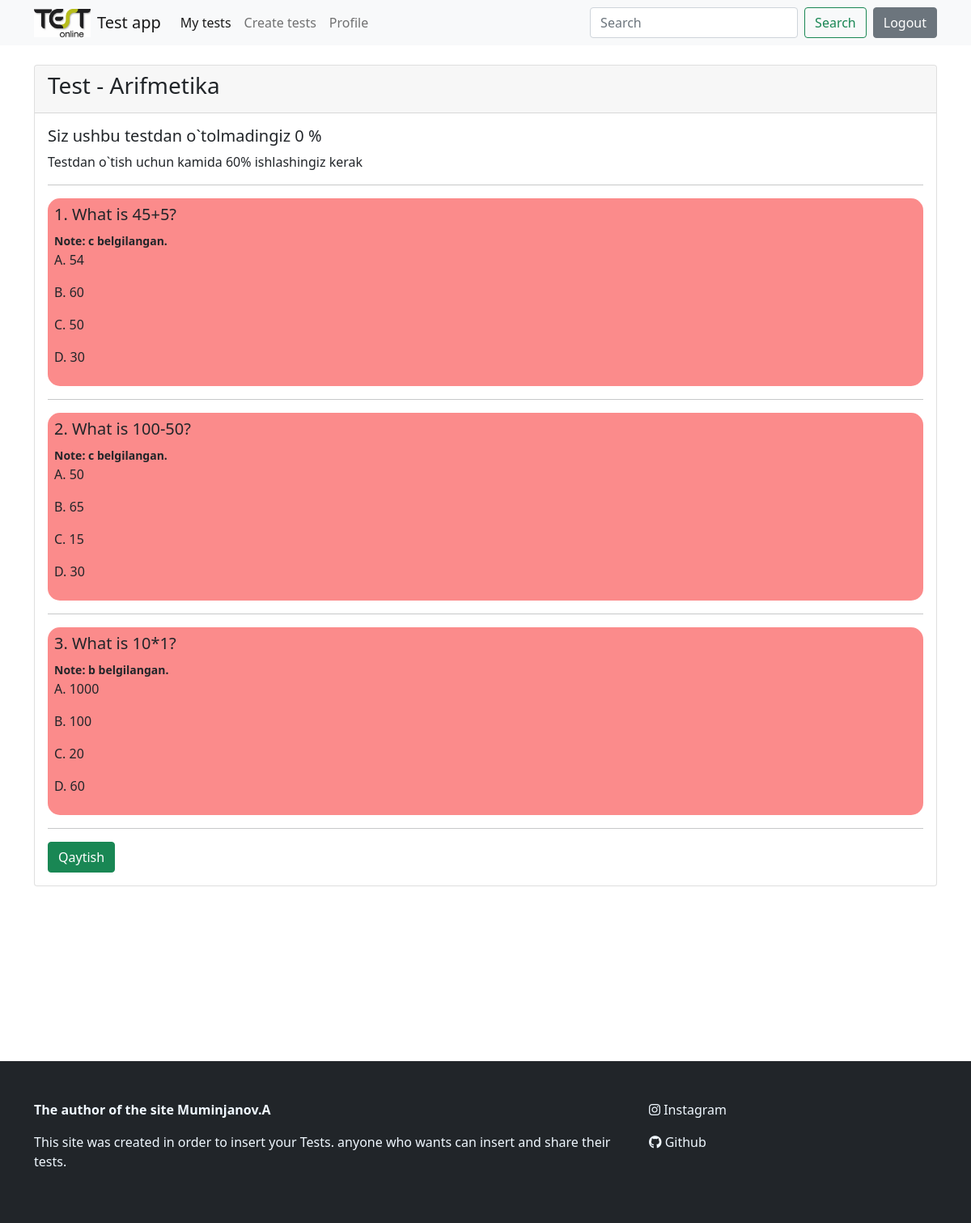
Page /check_test/7/ (signed in) on the committed database.
### main/models.py (models this page shows, shortened)
class CheckTest(models.Model):
    test = models.ForeignKey(Test, on_delete=models.CASCADE, related_name="checktests")
    student = models.ForeignKey(User, on_delete=models.CASCADE)
    data = models.DateTimeField(auto_now_add=True)
    true_answers = models.PositiveIntegerField(default=0)
    percentage = models.PositiveBigIntegerField(default=0)
    is_passed = models.BooleanField(default=False)

class Test(models.Model):
    author = models.ForeignKey(User, on_delete=models.CASCADE, verbose_name="avtor")
    category = models.ForeignKey(Category, on_delete=models.CASCADE, verbose_name="kategoriya")
    title = models.CharField(max_length=250, verbose_name="sarlavha")
    maximum_attemps = models.PositiveIntegerField(verbose_name="maxsimum harakatlar soni")
    pass_percentage = models.PositiveIntegerField(default=60)
    start_date = models.DateTimeField(default=timezone.now, verbose_name="boshlanish sanasi")
    end_data = models.DateTimeField(default=(timezone.now()+timezone.timedelta(days=2)), verbose_name="tugash sanasi")
    class Meta:
        verbose_name = "Test"
        verbose_name_plural = "Testlar"

class CheckQuestion(models.Model):
    checktest = models.ForeignKey(CheckTest, on_delete=models.CASCADE)
    question = models.ForeignKey(Question, on_delete=models.CASCADE)
    given_answer = models.CharField(max_length=2)
    true_answer = models.CharField(max_length=2)
    is_true = models.BooleanField(default=False)

class Question(models.Model):
    test = models.ForeignKey(Test, on_delete=models.CASCADE, related_name='questions')
    question = models.CharField(max_length=400, verbose_name="savol")
    answer_a = models.CharField(max_length=250, verbose_name="a javob")
    answer_b = models.CharField(max_length=250, verbose_name="b javob")
    answer_c = models.CharField(max_length=250, verbose_name="c javob")
    answer_d = models.CharField(max_length=250, verbose_name="d javob")
    true_answer = models.CharField(max_length=250, verbose_name="to`g`ri javob")
    class Meta:
        verbose_name = "Savol"
        verbose_name_plural = "Savollar"

### main/views.py (the view)
# urls.py: path("check_test/<int:checktest_id>/", check_test, name="check_test"),
def check_test(request, checktest_id):
    checktest = CheckTest.objects.get(id=checktest_id)
    checkquestions = CheckQuestion.objects.filter(checktest=checktest)
    if request.user == checktest.student:
        return render(request, "check_test.html", {"checktest":checktest, "checkquestions":checkquestions})
    else:
        raise Http404("Sahifa mavjud emas")

### templates/check_test.html (shortened to what this page needs)
{% extends 'base.html' %}
{% block content %}
    <div class="card mt-4">
        <div class="card-header">
            <h3> Test - {{checktest.test.title}}</h3>
        </div>
        <div class="card-body">
            {% if checktest.is_passed %}
                <h5>Siz testni muvaffaqiyatli yechdingiz</h5>
                    <p>Siz testni {{checktest.percentage}}  % ishladingiz </p>
            {% else %}
                <h5>Siz ushbu testdan o`tolmadingiz {{checktest.percentage}} %</h5>
                    <p>Testdan o`tish uchun kamida {{checktest.test.pass_percentage}}% ishlashingiz kerak </p>
            {% endif %}
            <hr>
            {% for q in checkquestions %}
              {% if q.is_true %}
              <h5> {{forloop.counter}}. {{q.question.question}}</h5>
              <small><strong>Note: {{q.given_answer}} belgilangan.</strong> </small>
              <p>A. {{q.question.answer_a}}</p>
              <p>B. {{q.question.answer_b}}</p>
              <p>C. {{q.question.answer_c}}</p>
              <p>D. {{q.question.answer_d}}</p>
              {% else %}
              <div class="answer p-2" style="background-color: rgba(248, 26, 26, 0.507); border-radius: 15px;" >
                <h5> {{forloop.counter}}. {{q.question.question}}</h5>
              <small><strong>Note: {{q.given_answer}} belgilangan.</strong> </small>
              <p>A. {{q.question.answer_a}}</p>
              <p>B. {{q.question.answer_b}}</p>
              <p>C. {{q.question.answer_c}}</p>
              <p>D. {{q.question.answer_d}}</p>
              </div>
              {% endif %}
              <hr>
            {% endfor %}
            <a class="btn btn-success" href="{% url 'profile' user.id %}">Qaytish</a>
        </div>
    </div>
    <br><br>
{% endblock content %}
{% block footer %}
      <footer class="py-5 bg-dark">
        <div class="container">
          <div class="row">
                <div class="col-md-8">
                    <p style="color: aliceblue;"><b>The author of the site Muminjanov.A</b></p>
                    <p style="color: aliceblue;">This site was created in order to insert your Tests. anyone who wants can insert and share their tests.</p>
                </div>
                <div class="col-md-4">
                    <p><a style="text-decoration: none; color: aliceblue;" href="https://instagram.com/priler_04?igshid=NzZlODBkYWE4Ng=="><i class="fa-brands fa-instagram"></i> Instagram</a></p>
                    <p><a style="text-decoration: none; color: aliceblue;" href="https://github.com/akbarmuminjanov"><i class="fa-brands fa-github"></i> Github</a></p>
                </div>
          </div>
        </div>
      </footer>
{% endblock footer %}

### templates/base.html (shortened to what this page needs)
{% load static %}
<!doctype html>
<html lang="en">
  <head>
    <link href="https://cdn.jsdelivr.net/npm/bootstrap@5.0.2/dist/css/bootstrap.min.css" rel="stylesheet">
    <link rel="stylesheet" href="https://cdnjs.cloudflare.com/ajax/libs/font-awesome/6.4.2/css/all.min.css">
  </head>
  <body>
    <nav class="navbar navbar-expand-lg navbar-light bg-light">
        <div class="container">
          <img class="me-2" style="width: 70px; height: 35px;" src="{% static 'i.webp' %}" alt="">
          <a class="navbar-brand" href="/">Test app</a>
          <div class="collapse navbar-collapse" id="navbarNav">
            <ul class="navbar-nav">
              <li class="nav-item">
                <a class="nav-link active" aria-current="page" href="{% url 'my_tests' %}">My tests</a>
              </li>
              <li class="nav-item">
                <a class="nav-link" href="{% url 'create_test' %}">Create tests</a>
              </li>
              {% if user.is_authenticated %}
                <li class="nav-item">
                  <a class="nav-link" href="{% url 'profile' request.user.id %}">Profile</a>
                </li>
              {% endif %}
            </ul>
          </div>
          <form method="get" action="/" class="d-flex">
            <input name="q" class="form-control me-2" type="search" placeholder="Search" aria-label="Search">
            <button class="btn btn-outline-success me-2" type="submit">Search</button>
          </form>
          <div class="d-flex">
            {% if user.is_authenticated  %}
                <a class="btn btn-secondary" href="{% url 'logout' %}">Logout</a>
            {% else %}
                <a class="btn btn-primary m-1" href="{% url 'login' %}">Login</a>
                <a class="btn btn-primary m-1 " href="{% url 'signup' %}">Sign Up</a>
            {% endif %}
        </div>
        </div>
      </nav>
      <div class="container">
        {% block content %}
        {% endblock content %}
      </div>
    <br><br><br><br><br><br><br>
      {% block footer %}
      {% endblock footer %}
  </body>
</html>

### rows in the picture
CheckTest: test "Arifmetika", percentage "0", test.pass_percentage "60"
CheckQuestion: question.question "What is 45+5?", given_answer "c", question.answer_a "54", question.answer_b "60", question.answer_c "50", question.answer_d "30"
CheckQuestion: question.question "What is 100-50?", given_answer "c", question.answer_a "50", question.answer_b "65", question.answer_c "15", question.answer_d "30"
CheckQuestion: question.question "What is 10*1?", given_answer "b", question.answer_a "1000", question.answer_b "100", question.answer_c "20", question.answer_d "60"
